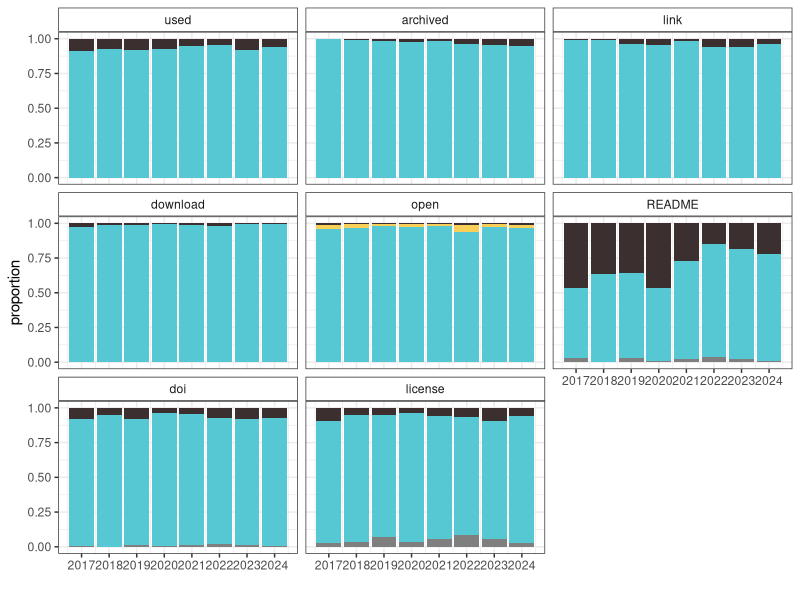
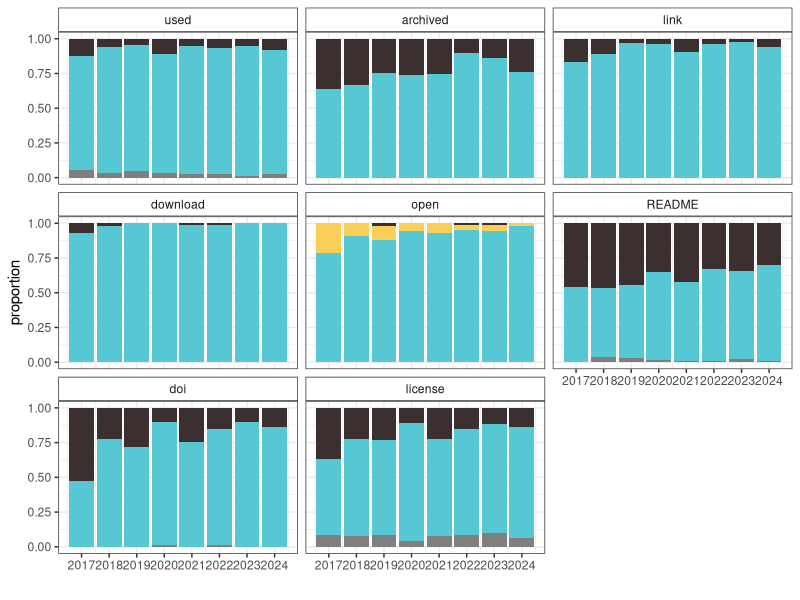

The R script that drew these images, in order:
# Through time figures for the supplemental

# Load libraries
library(tidyverse)
library(patchwork)

# Build colour scheme for the journals
journal_cols <- c("#A2DACC", # ESE
                  "#EDC04E", # Functional Ecology
                  "#45B599", # J Applied Ecology
                  "#AC92ED", # J Animal Ecology
                  "#AECEF6", # J Ecology
                  "#e3626f", # MEE
                  "#DDAC93") # People and Nature

# Read in the data
papers <- read_csv("data/BES-data-code-hackathon-cleaned_2025-12-01.csv")

#--------------------------------------
# How have things changed through time?
#--------------------------------------
# DATA
#--------------------------------------
# Create a long dataframe for plotting
time_data <- 
  papers %>%
  # Select just variables of interest
  select(year_published, data_used, data_availability, data_link, data_download,
         data_open, data_doi, data_license, data_README) %>%
  # Recode as appropriate to clean options up a bit
  mutate(data_availability = case_when(data_availability == "No, but they are available on request" ~ "No",
                                       TRUE ~ as.character(data_availability))) %>%
  mutate(data_download = case_when(data_download == "No, because the data are embargoed" ~ "No",
                                   data_download == "Yes, but not all data" ~ "Yes",
                                   TRUE ~ as.character(data_download))) %>%
  mutate(data_open = case_when(data_open == "Needs specific software or too large" ~ "Maybe",
                               data_open == "Yes, but not all files" ~ "Yes",
                               TRUE ~ as.character(data_open))) %>%
  mutate(data_README = case_when(data_README == "Quasi-README" ~ "Yes",
                              TRUE ~ as.character(data_README))) %>%
  mutate(data_doi = case_when(data_doi == "Yes, but not for all data archived" ~ "Yes",
                              data_doi == "Yes, but DOI not found/incorrect" ~ "No",
                              TRUE ~ as.character(data_doi))) %>%
  mutate(data_license = case_when(data_license == "Yes, but not for all data archived" ~ "Yes",
                                  TRUE ~ as.character(data_license))) %>%
  # Reshape to make columns into rows 
  pivot_longer(c(data_used:data_README), names_to = "var") %>%
  # change the names so they look better on the plots
  mutate(var = case_when(var == "data_used" ~ "used",
                         var == "data_availability" ~ "archived",
                         var == "data_link" ~ "link",
                         var == "data_download" ~ "download",
                         var == "data_open" ~ "open",
                         var == "data_README" ~ "README",
                         var == "data_doi" ~ "doi",
                         var == "data_license" ~ "license")) %>%
  # Exclude NAs
  na.omit() %>%
  # Order levels of value
  mutate(value = factor(value, levels = c("No", "Maybe", "Yes"))) %>%
  # reorder the factors so the order is correct in the plot
  mutate(var = factor(var, levels = c("used", "archived", "link",
                                      "download", "open", "README",
                                      "doi", "license")))

# Plot
time_data_fig <- 
  ggplot(time_data, aes(x = year_published, fill = value)) + 
  geom_bar(position = "fill") + 
    scale_fill_manual(values = c("#3b2f2f", "#f9cf57","#56c8d3")) +
    theme_bw() +
    theme(legend.position = "none") +
    scale_x_continuous(breaks = c(2017:2024), labels = 2017:2024) +
    xlab("") +
    ylab("proportion") +
    facet_wrap(~var) +
    theme(strip.background = element_rect(fill = "white"))
  
# Save figure
ggsave(time_data_fig, file = "figures/supp-fig_data-through-time.jpg", width = 10, height = 5)

#--------------------------------------
# CODE
#--------------------------------------
# Create a long dataframe for plotting
time_code <- 
  papers %>%
  # Select just variables of interest
  select(year_published, code_used, code_availability, code_link, code_download,
         code_open, code_doi, code_license, code_README) %>%
  # Recode as appropriate to clean options up a bit
  mutate(code_open = case_when(code_open == "Maybe if I had the right software" ~ "Maybe",
                               TRUE ~ as.character(code_open))) %>%
  mutate(code_doi = case_when(code_doi == "Yes, same as data" ~ "Yes",
                              TRUE ~ as.character(code_doi))) %>%
  # Reshape to make columns into rows 
  pivot_longer(c(code_used:code_README), names_to = "var") %>%
  # change the names so they look better on the plots
  mutate(var = case_when(var == "code_used" ~ "used",
                         var == "code_availability" ~ "archived",
                         var == "code_link" ~ "link",
                         var == "code_download" ~ "download",
                         var == "code_open" ~ "open",
                         var == "code_README" ~ "README",
                         var == "code_doi" ~ "doi",
                         var == "code_license" ~ "license")) %>%
  # Exclude NAs
  na.omit() %>%
  # Order levels of value
  mutate(value = factor(value, levels = c("No", "Maybe", "Yes"))) %>%
  # reorder the factors so the order is correct in the plot
  mutate(var = factor(var, levels = c("used", "archived", "link",
                                      "download", "open", "README",
                                      "doi", "license")))

# Plot
time_code_fig <- 
  ggplot(time_code, aes(x = year_published, fill = value)) + 
  geom_bar(position = "fill") + 
  scale_fill_manual(values = c("#3b2f2f", "#f9cf57","#56c8d3")) +
  theme_bw() +
  theme(legend.position = "none") +
  scale_x_continuous(breaks = c(2017:2024), labels = 2017:2024) +
  xlab("") +
  ylab("proportion") +
  facet_wrap(~var) +
  theme(strip.background = element_rect(fill = "white"))

# Save figure
ggsave(time_code_fig, file = "figures/supp-fig_code-through-time.jpg", width = 10, height = 5)
